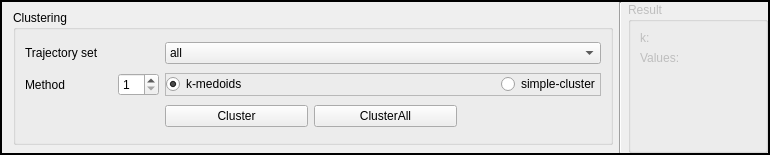
           <widget class="QFrame" name="frame_16">
            <property name="minimumSize">
             <size>
              <width>770</width>
              <height>155</height>
             </size>
            </property>
            <property name="maximumSize">
             <size>
              <width>770</width>
              <height>155</height>
             </size>
            </property>
            <property name="frameShape">
             <enum>QFrame::WinPanel</enum>
            </property>
            <property name="frameShadow">
             <enum>QFrame::Plain</enum>
            </property>
            <layout class="QGridLayout" name="gridLayout_32">
             <property name="topMargin">
              <number>0</number>
             </property>
             <property name="rightMargin">
              <number>0</number>
             </property>
             <property name="bottomMargin">
              <number>0</number>
             </property>
             <item row="0" column="0">
              <widget class="QGroupBox" name="groupBox_2">
               <property name="maximumSize">
                <size>
                 <width>16777215</width>
                 <height>135</height>
                </size>
               </property>
               <property name="title">
                <string>Clustering</string>
               </property>
               <layout class="QGridLayout" name="gridLayout_30">
                <item row="2" column="3">
                 <widget class="QPushButton" name="pbCluster">
                  <property name="minimumSize">
                   <size>
                    <width>143</width>
                    <height>0</height>
                   </size>
                  </property>
                  <property name="maximumSize">
                   <size>
                    <width>143</width>
                    <height>16777215</height>
                   </size>
                  </property>
                  <property name="text">
                   <string>Cluster</string>
                  </property>
                 </widget>
                </item>
                <item row="2" column="0" colspan="3">
                 <spacer name="horizontalSpacer_12">
                  <property name="orientation">
                   <enum>Qt::Horizontal</enum>
                  </property>
                  <property name="sizeType">
                   <enum>QSizePolicy::Expanding</enum>
                  </property>
                  <property name="sizeHint" stdset="0">
                   <size>
                    <width>205</width>
                    <height>20</height>
                   </size>
                  </property>
                 </spacer>
                </item>
                <item row="0" column="3" colspan="3">
                 <widget class="QComboBox" name="cbTrajectory">
                  <item>
                   <property name="text">
                    <string>all</string>
                   </property>
                  </item>
                 </widget>
                </item>
                <item row="0" column="0">
                 <widget class="QLabel" name="label_29">
                  <property name="text">
                   <string>Trajectory set</string>
                  </property>
                 </widget>
                </item>
                <item row="1" column="2">
                 <widget class="QSpinBox" name="sbKMethod">
                  <property name="maximumSize">
                   <size>
                    <width>50</width>
                    <height>16777215</height>
                   </size>
                  </property>
                  <property name="minimum">
                   <number>1</number>
                  </property>
                 </widget>
                </item>
                <item row="1" column="0">
                 <widget class="QLabel" name="label_28">
                  <property name="text">
                   <string>Method</string>
                  </property>
                 </widget>
                </item>
                <item row="1" column="3" colspan="3">
                 <widget class="QFrame" name="frame_17">
                  <property name="maximumSize">
                   <size>
                    <width>16777215</width>
                    <height>30</height>
                   </size>
                  </property>
                  <property name="frameShape">
                   <enum>QFrame::StyledPanel</enum>
                  </property>
                  <property name="frameShadow">
                   <enum>QFrame::Sunken</enum>
                  </property>
                  <layout class="QGridLayout" name="gridLayout_31">
                   <property name="leftMargin">
                    <number>0</number>
                   </property>
                   <property name="topMargin">
                    <number>0</number>
                   </property>
                   <property name="rightMargin">
                    <number>0</number>
                   </property>
                   <property name="bottomMargin">
                    <number>0</number>
                   </property>
                   <property name="spacing">
                    <number>0</number>
                   </property>
                   <item row="0" column="1">
                    <spacer name="horizontalSpacer_13">
                     <property name="orientation">
                      <enum>Qt::Horizontal</enum>
                     </property>
                     <property name="sizeHint" stdset="0">
                      <size>
                       <width>40</width>
                       <height>20</height>
                      </size>
                     </property>
                    </spacer>
                   </item>
                   <item row="0" column="0">
                    <widget class="QRadioButton" name="rbKmedoids">
                     <property name="text">
                      <string>k-medoids</string>
                     </property>
                     <property name="checked">
                      <bool>true</bool>
                     </property>
                    </widget>
                   </item>
                   <item row="0" column="3">
                    <widget class="QRadioButton" name="rbMosaCluster">
                     <property name="text">
                      <string>simple-cluster</string>
                     </property>
                     <property name="checked">
                      <bool>false</bool>
                     </property>
                    </widget>
                   </item>
                  </layout>
                 </widget>
                </item>
                <item row="2" column="5">
                 <spacer name="horizontalSpacer_11">
                  <property name="orientation">
                   <enum>Qt::Horizontal</enum>
                  </property>
                  <property name="sizeType">
                   <enum>QSizePolicy::Expanding</enum>
                  </property>
                  <property name="sizeHint" stdset="0">
                   <size>
                    <width>200</width>
                    <height>20</height>
                   </size>
                  </property>
                 </spacer>
                </item>
                <item row="2" column="4">
                 <widget class="QPushButton" name="pbClusterAll">
                  <property name="minimumSize">
                   <size>
                    <width>143</width>
                    <height>0</height>
                   </size>
                  </property>
                  <property name="maximumSize">
                   <size>
                    <width>143</width>
                    <height>16777215</height>
                   </size>
                  </property>
                  <property name="text">
                   <string>ClusterAll</string>
                  </property>
                 </widget>
                </item>
               </layout>
              </widget>
             </item>
             <item row="0" column="1">
              <widget class="Line" name="line_4">
               <property name="orientation">
                <enum>Qt::Vertical</enum>
               </property>
              </widget>
             </item>
             <item row="0" column="2">
              <widget class="QGroupBox" name="gbNewTrajectory_2">
               <property name="enabled">
                <bool>false</bool>
               </property>
               <property name="minimumSize">
                <size>
                 <width>140</width>
                 <height>0</height>
                </size>
               </property>
               <property name="title">
                <string>Result</string>
               </property>
               <property name="flat">
                <bool>false</bool>
               </property>
               <layout class="QGridLayout" name="gridLayout_29">
                <item row="1" column="1">
                 <widget class="QLabel" name="lblResultValues">
                  <property name="text">
                   <string/>
                  </property>
                 </widget>
                </item>
                <item row="1" column="0">
                 <widget class="QLabel" name="label_26">
                  <property name="text">
                   <string>Values:</string>
                  </property>
                 </widget>
                </item>
                <item row="0" column="0">
                 <widget class="QLabel" name="label_27">
                  <property name="text">
                   <string>k:</string>
                  </property>
                 </widget>
                </item>
                <item row="0" column="1">
                 <widget class="QLabel" name="lblResultK">
                  <property name="text">
                   <string/>
                  </property>
                 </widget>
                </item>
                <item row="2" column="0">
                 <spacer name="verticalSpacer_6">
                  <property name="orientation">
                   <enum>Qt::Vertical</enum>
                  </property>
                  <property name="sizeHint" stdset="0">
                   <size>
                    <width>20</width>
                    <height>40</height>
                   </size>
                  </property>
                 </spacer>
                </item>
               </layout>
              </widget>
             </item>
            </layout>
           </widget>
